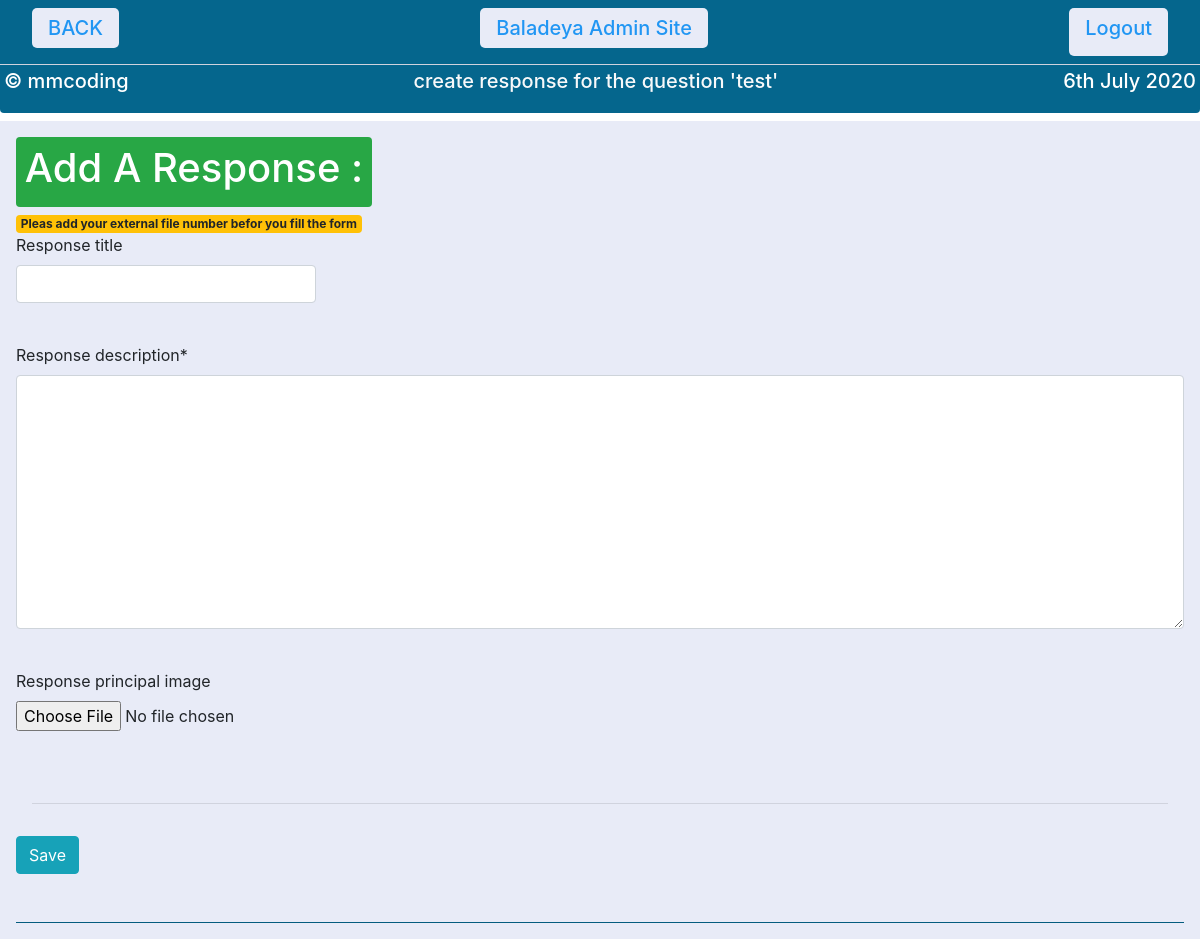
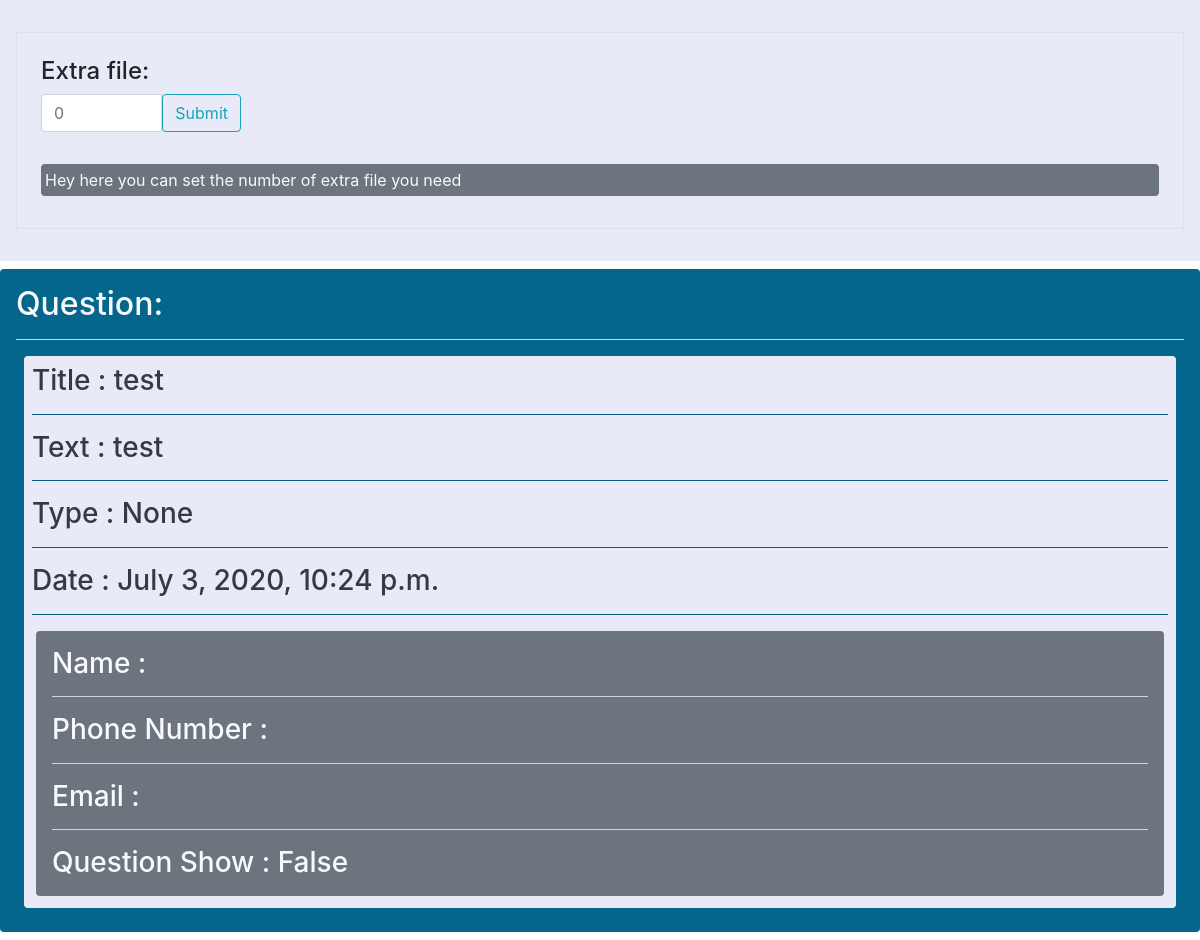
The app's page /adminbaladeya/question/3/response/ (signed in) with its own data (2 pictures, top to bottom).
### website/models.py (models this page shows, shortened)
class Question(models.Model):
    Question_full_name =            models.CharField(max_length=128, blank=True, null=True)
    Question_email =                models.EmailField(blank=True, null=True)
    Question_phone =                models.CharField(max_length=15, blank=True, null=True)
    Question_title =                models.CharField(max_length=128, blank=True, null=True)
    Question_text =                 models.TextField(blank=True, null=True)
    Question_principal_image =      models.ImageField(upload_to='Contactus/Question/Principal/Image/', blank=True, null=True)
    Question_date =                 models.DateTimeField(blank=True, null=True, default=datetime.now)
    Question_type =                 models.ForeignKey(QuestionType, on_delete=models.CASCADE,  blank=True, null=True,related_name='question')
    Question_show =                 models.BooleanField(default=False)
    specialcode=                    models.CharField(max_length=20,null=True, blank=True)
    madetby=models.ForeignKey(User,blank=True,null=True,on_delete=models.CASCADE,related_name='question')

### baladeyaadmin/views.py (the view, shortened to what this page needs)
# urls.py: path('question/<int:pk>/response/',response_view,name='response'),#response_view
@login_required
def response_view(request,pk):
    x=0
    x=request.GET.get('extra')
    if not x:
        x=0
    thequestion= Question.objects.get(pk=pk)
    ResponseFormSet=formset_factory(ResponseFileForm,extra=int(x),max_num=6)
    formset=ResponseFormSet()
    responseform=ResponseForm()
    context={
        'responseform':responseform,
        'formset':formset,
        'object':thequestion,
        'x':x
    }
    return render(request,'admin/question/response/response.html',context)

### baladeyaadmin/forms.py
class ResponseForm(forms.ModelForm):
    class Meta():
        model=Response
        fields=[
            'response_title',
            'response_description',
            'response_principal_image',
            'response_question',
        ]
        widgets = {
            'response_question': forms.Select(attrs={"class": "custom-select my-1 mr-sm-2", "id": "inlineFormCustomSelectPref"}),
        }

### templates/admin/question/response/response.html (shortened to what this page needs)
{% extends 'admin/adminbase.html' %}
{% load crispy_forms_tags %}
{% block directory %}create response for the question '{{object.Question_title}}' {% endblock %}
{% block admincontent %}
<div class="bac1 p-3 mx-auto">
    <div class="badge badge-success">  <h1 class="p-1 ">Add A Response :</h1></div>
    <form action=""  method="POST" enctype="multipart/form-data">
        <div class="mt-2 badge badge-warning">Pleas add your external file number befor you fill the form</div>
        <br>
        <div style="max-width: 300px;"> {{responseform.response_title|as_crispy_field }}</div>
        <br>
        <div>{{responseform.response_description|as_crispy_field }}</div>
        <br>
        <div class="">{{responseform.response_principal_image|as_crispy_field }}</div>
        <br>
        <div class="p-3">
            <hr class="bac1">
        </div>
        <input type="submit" class="btn btn-info "  value="Save">
    </form>
    <hr class="bac my-5">
        <form action="" class="p-4 border" method="GET">
            <h4>Extra file:</h4>
            <div class="input-group" style="max-width: 200px;">
            <input type="number" class="form-control " name="extra" min="0" max="6" placeholder="{{x}}" >
            <input type="submit" class="btn btn-outline-info ">
            </div>
            <br>
            <p class="bg-secondary my-2 rounded text-light p-1">Hey here you can set the number of extra file you need </p>
        </form>
    </div>
    <div class="bac text-light p-2 rounded my-2">
        <div class="bac mx-auto p-2  ">
            <h2 class="text-light">Question:</h2>
            <hr class="bac1">
            <div class="bac1 text-dark p-2 m-2 h3 rounded">
                Title : {{object.Question_title}}
                <hr class="w-100 bac">
                Text : {{object.Question_text}}
                <hr class="w-100 bac">
                Type : {{object.Question_type}}
                <hr class="w-100 bac">
                Date : {{object.Question_date}}
                <hr class="w-100 bac">
                <div class="bg-secondary text-light p-3 m-1 h3 rounded">
                    Name : {{object.Question_full_name}}
                    <hr class="w-100 bac1">
                    Phone Number : {{object.Question_phone}}
                    <hr class="w-100 bac1">
                    Email : {{object.Question_email}}
                    <hr class="w-100 bac1">
                    Question Show : {{object.Question_show}}
                </div>
            </div>
        </div>
    </div>
{% endblock %}

### templates/admin/adminbase.html (style rules this page uses)
.bac { background: #05668D; }
.bac1 { background: #E8EBF7; }

### records on screen
Question: Question_title "test", Question_text "test", Question_type "None", Question_date "July 3, 2020, 10:24 p.m.", Question_show "False"
